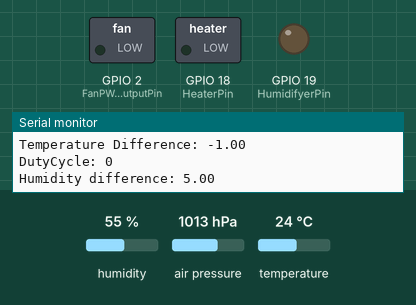
Recording of a sketch running on a simulated ESP32. Parts: switched loads named in the sketch (green lamp = pin HIGH), output pins drawn as LEDs (lit = HIGH), the last lines printed to the serial monitor. Inputs (shaded band) come from the test bench; at power-on: humidity 55 %, temperature 24 °C, air pressure 1013 hPa. WiFi joins after 1.5 s; servers stay silent unless stated; storage starts empty.

Above: at 3.2 s.
3.3 s: humidity set to 49 %
5.2 s: humidity set to 46 %
At 6.5 s:
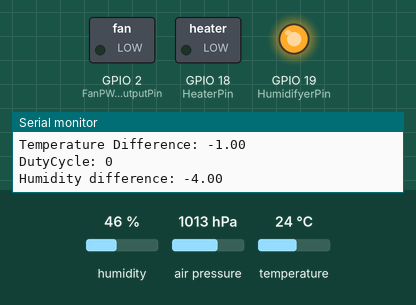
7.5 s: temperature set to 23.4 °C
At 8.9 s:
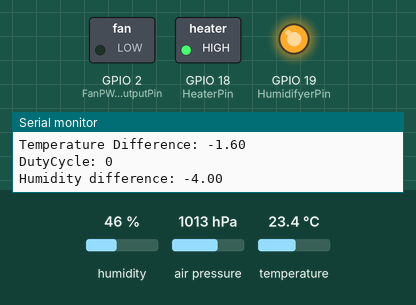
9.5 s: temperature set to 24.6 °C
11.3 s: temperature set to 25.5 °C
At 12.4 s:
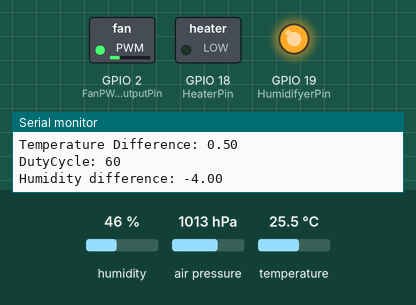
13.6 s: humidity set to 68 %
At 14.8 s:
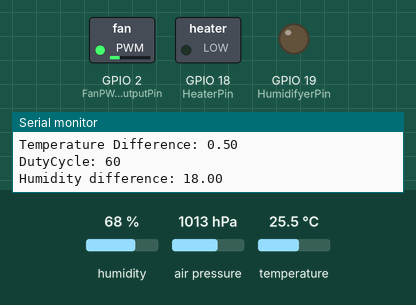
Timing chart, 0 to 16.6 s (numbered marks = the images above; inputs shaded):
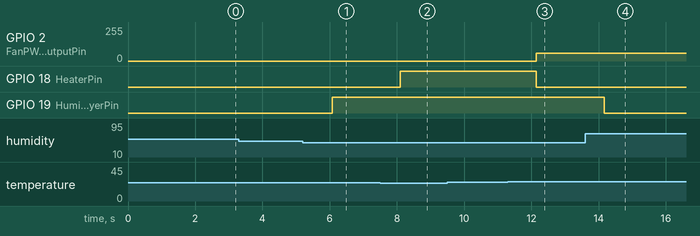

The sketch:

KlimacontrollerProgramm.ino
```cpp
  /**********************************TO DO********************************
 * - andere IDE suchen
 * - Wlan Verbindung benutzerfreundlicher machen
 * - Klimaparametereingabe benutzerfreundlicher machen
 * - Versorgungsspannung auf Lüfterspannung angleichen
 * - PWM fähigerer Lüfter wählen oder "Anstupser" programmieren ### Gelöst: Dickerer Elko
 * - PWM Einschaltschwelle einstellen
 * - EMV Verträglichkeit?
 * - I Regler?
 ***********************************************************************/

#include <WiFi.h>
#include <ESPAsyncWebServer.h>
#include <Adafruit_Sensor.h>
#include <Adafruit_BME280.h>
#include <SPIFFS.h>

#define SEALEVELPRESSURE_HPA (1013.25) // Durchschnittliches Luftdruckniveau auf Meereshöhe
#define FanPWMoutputPin 2
#define FanPWMfreq 1000
#define FanPWMChan 0
#define HeaterPin 18
#define HumidifyerPin 19

//const char* SSID = "Vodafone Homespot Deluxe";
//const char* PASSWORD = "NotSuperSafe";
//const char* SSID = "Vodafone-EB14","NextGen";
//const char* PASSWORD = "SaTi#2819#","DasistdasPasswortfuermeineFRITZ!Box!";
const char* SSID = "NextGen";
const char* PASSWORD = "DasistdasPasswortfuermeineFRITZ!Box!";
float Temperature = 0;
float TargetTemperature = 25.0;
float TemperatureDiff = 0;
float Temperature_P_factor = 120;  // Proportionalitätsfaktor
float TemperatureHysteresis = -1;  // Temperatur Hysterese um Flackern zu vermeiden
float HumidityHysteresis = 2;
float Humidity = 0.0;
float TargetHumidity = 50;
float HumidityDiff = 0;
uint32_t DutyCycle = 0;

//-----------------------------------Functions---------------------------------------------
void ledcAnalogWrite(uint8_t channel, uint32_t value, uint32_t valueMax = 255) {
  // calculate duty, 8191 from 2 ^ 13 - 1
  uint32_t duty = (8191 / valueMax) * min(value, valueMax);

  // write duty to LEDC
  ledcWrite(channel, duty);
}

//--------------------------------Object creating------------------------------------
AsyncWebServer server(80);    // erstellt ein Websererobjekt
Adafruit_BME280 bme;          // I2C

//-----------------------------------Setup----------------------------------------
void setup(){
  Serial.begin(115200);

  if(!SPIFFS.begin(true)){
    Serial.println("Dateisystem konnte nicht initialisiert werden.");
    return;
  }

//Sensor initialisierung
  Serial.println("Sensor wird initialisiert.");
  unsigned status;
  status = bme.begin(0x76);
  if (!status) {
      Serial.println("Could not find a valid BME280 sensor, check wiring, address, sensor ID!");
      Serial.print("SensorID was: 0x"); Serial.println(bme.sensorID(),16);
      Serial.print("        ID of 0xFF probably means a bad address, a BMP 180 or BMP 085\n");
      Serial.print("   ID of 0x56-0x58 represents a BMP 280,\n");
      Serial.print("        ID of 0x60 represents a BME 280.\n");
      Serial.print("        ID of 0x61 represents a BME 680.\n");
      while (1) delay(10);
  }
  printValues();

//PWM Setup
  ledcSetup(0,FanPWMfreq,13);
  ledcAttachPin(FanPWMoutputPin,0);


/*
 // Start Acces Point
  WiFi.softAP(SSID, PASSWORD);
  Serial.print("IP-Adresse: ");
  Serial.println(WiFi.softAPIP());
*/

  // Connect to Wi-Fi
  WiFi.begin(SSID, PASSWORD);
  while (WiFi.status() != WL_CONNECTED) {
    delay(1000);
    Serial.println("Connecting to WiFi");
  }

  // Print ESP Local IP Address
  Serial.println(WiFi.localIP());

  server.on("/gauge.min.js", HTTP_GET, [](AsyncWebServerRequest* request) {
    request->send(SPIFFS, "/gauge.min.js");
  });

  server.on("/", HTTP_GET, [](AsyncWebServerRequest* request) {
    request->send(SPIFFS, "/index.html", String(), false, replaceVariable);
  });

  server.begin();

  pinMode(HeaterPin,OUTPUT);
  pinMode(HumidifyerPin,OUTPUT);
}

//--------------------------Main--------------------------------------------
void loop() {
  delay(1000);         //Regelschleife wird einmal pro Sekunde ausgeführt
  Humidity = bme.readHumidity();  //Luftfeuchte einlesen
  Temperature = bme.readTemperature();  //Temperatur einlesen
  printValues();  //Messwerte ausgeben
  HumidityDiff = Humidity - TargetHumidity; //Luftfeuchtedifferenz feststellen
  TemperatureDiff = Temperature - TargetTemperature;  //Temperaturdifferenz feststellen

  Serial.print("Temperature Difference: "); //Für Debugzwecke ausgeben
  Serial.println(TemperatureDiff);
  if(TemperatureDiff > 0){                // Wenn Temperatur Differenz größer null...
    digitalWrite(HeaterPin,LOW);          // Heizung ausschalten
    DutyCycle = TemperatureDiff * Temperature_P_factor; //Duty Cycle berechnen
  }
  else if(TemperatureDiff < TemperatureHysteresis){   // Wenn Hysterese unterschritten...
    digitalWrite(HeaterPin,HIGH);                     // dann Heizung einschalten
  }
  ledcAnalogWrite(0,DutyCycle); // berechneten Duty Cycle an PWL Kanal 0 übergeben
  Serial.print("DutyCycle: ");  // Duty Cycle ausgeben für Debug Zwecke
  Serial.println(DutyCycle);

  Serial.print("Humidity difference: ");  // Für Debugzwecke ausgeben
  Serial.println(HumidityDiff);
  if(HumidityDiff < (HumidityHysteresis *(-1))){  // Luftfeuchte Zweipunktregelung
    digitalWrite(HumidifyerPin,HIGH);
  }
  else if (HumidityDiff > (HumidityHysteresis)){
    digitalWrite(HumidifyerPin,LOW);
  }
}
//---------------------------Some more Functions--------------------------------------

String replaceVariable(const String& var) {
  if (var == "HUMIDITY")
    return String(bme.readHumidity(), 2);
  if (var == "TEMPERATURE")
    return String(bme.readTemperature(), 2);
  return String();
}

void printValues() {
    Serial.print("Temperature = ");
    Serial.print(bme.readTemperature());
    Serial.println(" °C");

    Serial.print("Pressure = ");

    Serial.print(bme.readPressure() / 100.0F);
    Serial.println(" hPa");

    Serial.print("Approx. Altitude = ");
    Serial.print(bme.readAltitude(SEALEVELPRESSURE_HPA));
    Serial.println(" m");

    Serial.print("Humidity = ");
    Serial.print(bme.readHumidity());
    Serial.println(" %");

    Serial.println();
}
```

Measured:
- the behaviour switches between 48 and 47 % on humidity (found by bisection; images 0 and 1)
- the behaviour switches between 24 and 23.9 °C on temperature (found by bisection; images 1 and 2)
- the behaviour switches between 25 and 25.1 °C on temperature (found by bisection; images 2 and 3)
- after the input at 5.2 s, GPIO 19 (HumidifyerPin): LOW → HIGH after 0.87 s
- after the input at 7.5 s, GPIO 18 (HeaterPin): LOW → HIGH after 0.59 s
- after the input at 11.3 s, GPIO 2 (FanPWMoutputPin): 0/255 → 60/255 after 0.84 s; GPIO 18 (HeaterPin): HIGH → LOW after 0.84 s
- after the input at 13.6 s, GPIO 19 (HumidifyerPin): HIGH → LOW after 0.57 s
